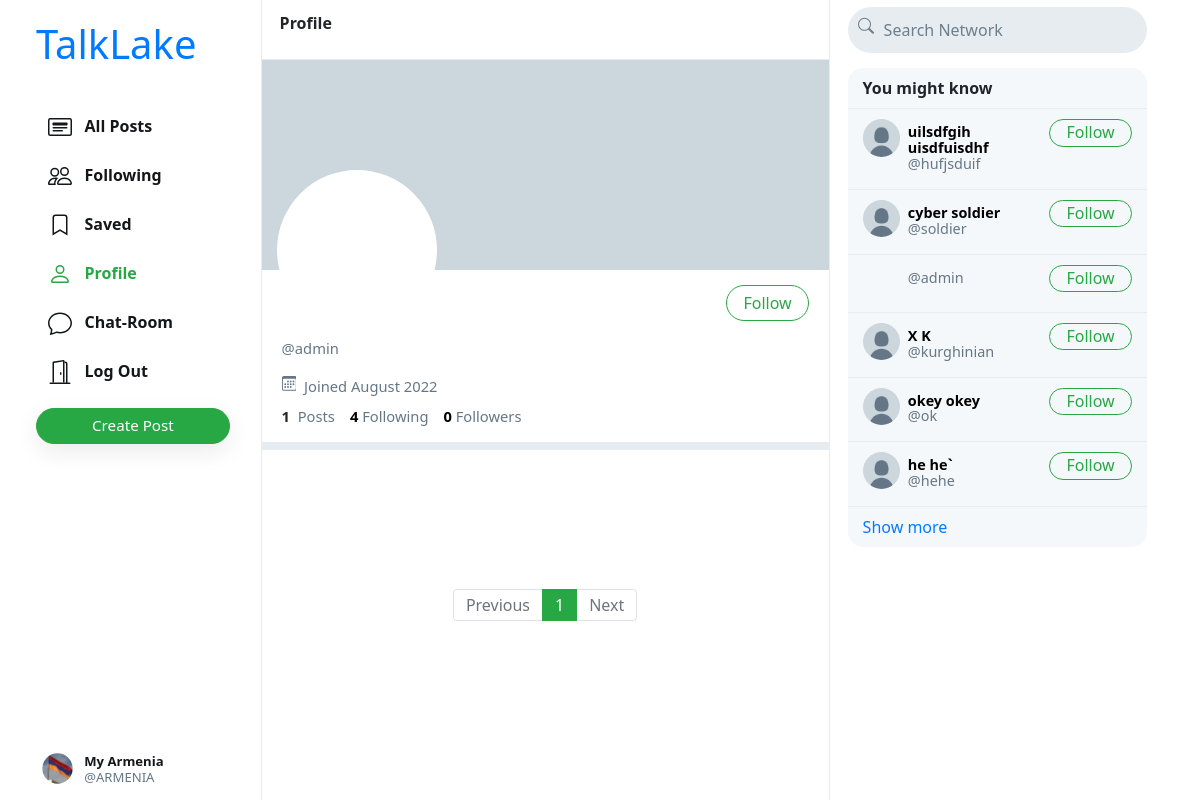
/admin (signed in), run on the app's committed database.
### network/models.py (models this page shows, shortened)
class User(AbstractUser):
    profile_pic = models.ImageField(upload_to='profile_pic/')
    bio = models.TextField(max_length=160, blank=True, null=True)
    cover = models.ImageField(upload_to='covers/', blank=True)

### network/views.py (the view)
# urls.py: path("<str:username>", views.profile, name='profile'),
def profile(request, username):
    user = User.objects.get(username=username)
    all_posts = Post.objects.filter(creater=user).order_by('-date_created')
    paginator = Paginator(all_posts, 10)
    page_number = request.GET.get('page')
    if page_number == None:
        page_number = 1
    posts = paginator.get_page(page_number)
    followings = []
    suggestions = []
    follower = False
    if request.user.is_authenticated:
        followings = Follower.objects.filter(followers=request.user).values_list('user', flat=True)
        suggestions = User.objects.exclude(pk__in=followings).exclude(username=request.user.username).order_by("?")[:6]
        if request.user in Follower.objects.get(user=user).followers.all():
            follower = True
    follower_count = Follower.objects.get(user=user).followers.all().count()
    following_count = Follower.objects.filter(followers=user).count()
    return render(request, 'network/profile.html', {
        "username": user,
        "posts": posts,
        "posts_count": all_posts.count(),
        "suggestions": suggestions,
        "page": "profile",
        "is_follower": follower,
        "follower_count": follower_count,
        "following_count": following_count
    })

### network/templates/network/profile.html (shortened to what this page needs)
{% extends 'network/index.html' %}
{% load static %}
{% block profile %}
    <div class="profile-view" data-user="{{username.username}}">
        <div class="cover-image" style="background-image: url(/media/{{username.cover}})"></div>
        <div class="profile-image" style="background-image: url(/media/{{username.profile_pic}})"></div>
        <div class="profile-details">
            <div>
                {% if user.username == username.username %}
                    <button class="btn btn-outline-success float-right" id="edit-profile-btn">Edit Profile</button>
                {% elif is_follower %}
                    <button class="btn btn-success float-right" onclick="unfollow_user(this,'{{username.username}}','edit_page')" id="following-btn">Following</button>
                {% else %}
                    <button class="btn btn-outline-success float-right" onclick="follow_user(this,'{{username.username}}','edit_page')" id="follow-btn">Follow</button>
                {% endif %}
            </div>
            <div class="details-data">
                <div class="grey">@{{username.username}}</div>
                <div class="grey" style="padding: 8px 0px;">
                    &nbsp;Joined {{username.date_joined | date:"F Y"}}
                </div>
                <div>
                    <strong>
                        {{posts_count}}
                    </strong>
                    &nbsp;<span class="grey">Posts</span>
                    <a href="#">
                        <strong id="following__count">{{following_count | default:0}}</strong>&nbsp;<span class="grey">Following</span>
                    </a>
                    <a href="#">
                        <strong id="follower__count">{{follower_count | default:0}}</strong>&nbsp;<span class="grey">Followers</span>
                    </a>
                </div>
            </div>
        </div>
    </div>
    <div class="space"></div>
{% endblock %}

### network/templates/network/layout.html (shortened to what this page needs)
{% load static %}
<!DOCTYPE html>
<html lang="en">
    <head>
        <link rel="stylesheet" href="https://stackpath.bootstrapcdn.com/bootstrap/4.4.1/css/bootstrap.min.css">
        <link href="{% static 'network/styles.css' %}" rel="stylesheet">
    </head>
    <body>
        <div class="body" data-page="{{page}}">
            <div class="sidenav">
                <a href="{% url 'index' %}" class="navbar-brand">
                    <h1>TalkLake</h1>
                </a>
                <div style="height: 100%;">
                    <div>
                        <div>
                            <ul>
                                <li class="nav-item" id="all_posts">
                                <a href="{% url 'index' %}" class="nav-link">
                                    <div>
                                        &nbsp;&nbsp;All Posts
                                    </div>
                                </a>
                                </li>
                                {% if user.is_authenticated %}
                                    <li class="nav-item" id="following">
                                        <a href="{% url 'following' %}" class="nav-link">
                                            <div>
                                                &nbsp;&nbsp;Following
                                            </div>
                                        </a>
                                    </li>
                                    <li class="nav-item" id="saved">
                                        <a href="{% url 'saved' %}" class="nav-link">
                                            <div>
                                                <svg width="1.5em" height="1.5em" viewBox="0 0 16 16" class="bi bi-bookmark" fill="currentColor" xmlns="http://www.w3.org/2000/svg">
                                                    <path fill-rule="evenodd" d="M8 12l5 3V3a2 2 0 0 0-2-2H5a2 2 0 0 0-2 2v12l5-3zm-4 1.234l4-2.4 4 2.4V3a1 1 0 0 0-1-1H5a1 1 0 0 0-1 1v10.234z"/>
                                                  </svg>
                                                &nbsp;&nbsp;Saved
                                            </div>
                                        </a>
                                    </li>
                                    <li class="nav-item" id="profile">
                                        <a href="{% url 'profile' user.username %}" class="nav-link">
                                            <div>
                                                &nbsp;&nbsp;Profile
                                            </div>
                                        </a>
                                    </li>
                                    <li class="nav-item" id="following">
                                        <a href="/n/chatroom" class="nav-link">
                                            <div>
                                                &nbsp;&nbsp;Chat-Room
                                            </div>
                                        </a>
                                    </li>
                                    <li class="nav-item" id="logout">
                                        <a href="{% url 'logout' %}" class="nav-link">
                                            <div>
                                                &nbsp;&nbsp;Log Out
                                            </div>
                                        </a>
                                    </li>
                                {% endif %}
                            </ul>
                        </div>
                        {% if user.is_authenticated %}
                            <button id="popup-btn" class="btn btn-success new-post-btn" onclick="createpost()">Create Post</button>
                        {% endif %}
                    </div>
                    <div style="position: absolute; bottom: 10px;">
                        {% if user.is_authenticated %}
                            <li class="nav-item sidenav-user">
                                <a href="{% url 'profile' user.username %}" class="nav-link">
                                    <div class="user_account">
                                        <div class="small-profilepic" style="float: left; background-image: url(/media/{{user.profile_pic}})"></div>
                                        <div style="height: 2.7vw; margin: auto;">
                                            <div style="margin-top: 4px;"><strong>{{user.first_name}} {{user.last_name}}</strong></div>
                                            <div class="grey" style="margin-top: 4px;">@{{ user.username }}</div>
                                        </div>
                                    </div>
                                </a>
                            </li>
                        {% endif %}
                    </div>
                </div>
            </div>
            {% block body %}
            {% endblock %}
            <div class="right-div">
                <nav class="head">
                    <form action="#">
                        <div class="search-div">
                            <div>
                            </div>
                            <input type="text" name="query" id="search-box" placeholder="Search Network">
                        </div>
                    </form>
                </nav>
                <div class='right-div-content'>
                    <div class="space" style="background-color: white;"></div>
                    {% if user.is_authenticated %}
                        <div class="suggestion-box">
                            <div class="suggestion-header">
                                You might know
                            </div>
                            {% for suggestion in suggestions %}
                                <div class="suggestion-user">
                                    <div>
                                        <a href="{% url 'profile' suggestion.username %}">
                                            <div class="small-profilepic" style="background-image: url(/media/{{suggestion.profile_pic}})"></div>
                                        </a>
                                    </div>
                                    <div class="user-details">
                                        <a href="{% url 'profile' suggestion.username %}">
                                            <div id="user-name">
                                                <strong>
                                                    {{suggestion.first_name}} {{suggestion.last_name}}
                                                </strong>
                                            </div>
                                            <div class="grey">@{{suggestion.username}}</div>
                                        </a>
                                    </div>
                                    <div>
                                        <button class="btn btn-outline-success" type="button" onclick="follow_user(this,'{{suggestion.username}}','suggestion')">Follow</button>
                                    </div>
                                </div>
                            {% empty %}
                                    <div style="text-align: center; border-bottom: .5px solid #e6ecf0; padding: 10px 15px;">
                                        <span class="grey" style="font-size: .9em;">No suggestions available.</span>
                                    </div>
                            {% endfor %}
                            <div class="suggestion-footer">
                                <a href="#">Show more</a>
                            </div>
                        </div>
                    {% endif %}
                </div>
            </div>
        </div>
    </body>
</html>

### network/static/network/styles.css (style rules this page uses)
.body { display: flex; min-height: 100%; font-family: system-ui, sans-serif; }
.btn { border-radius: 20px; padding: 0.32rem 1rem 0.375rem 1rem; }
.btn, .btn:focus, .btn:active { box-shadow: none !important; -webkit-box-shadow: none !important; }
.grey { color: #657786; }
svg { vertical-align: text-top; }
.sidenav { height: 100%; width: 21.8%; position: fixed; top: 0; left: 0; padding: 15px; list-style: none; border-right: .5px solid #e6ecf0; z-index: 100; padding-left: 3%; background-color: white; }
.sidenav ul { list-style: none; padding-left: 0px; margin-top: 3vh; }
.sidenav li { margin-top: 7px; }
.sidenav .nav-link { color: #14171a; line-height: .7em; font-weight: 700; padding: 0px; }
.sidenav .nav-link > div { padding: 10px 20px 8px 12px; border-radius: 25px; line-height: 0.9em; width: max-content; }
.new-post-btn { padding-left: 55px !important; padding-right: 55px !important; font-size: .95em; font-weight: 530; box-shadow: rgba(0, 0, 0, 0.08) 0px 8px 24px !important; }
.user_account { display: flex; font-size: .82rem; font-weight: normal; padding-top: 3px !important; padding-bottom: 3px !important; padding-left: 3px !important; }
.user_account .small-profilepic { transform: scale(.82); margin-left: auto; margin-top: auto; }
.active a { color: #28a745 !important; }
.head { height: 7.5vh; }
.small-profilepic { width: 3.1vw; height: 3.1vw; border-radius: 9999px; overflow: hidden; margin-right: 8px; background-size: cover; background-repeat: no-repeat; background-position: center; box-sizing: content-box; }
.space { height: 8px; background-color: #e6ecf0; }
.cover-image { height: 210px; background-size: cover; background-position: center; background-repeat: no-repeat; background-color: #ccd6dd; }
.profile-image { width: 160px; height: 160px; position: absolute; left: 15px; top: 110px; border-radius: 99999px; border: 4px solid white; background-size: cover; background-repeat: no-repeat; background-position: center; background-color: white; }
.profile-details { padding: 15px 20px; }
.profile-details button { padding-bottom: 0.3rem; }
.profile-details > .details-data { margin-top: 52px; font-size: .92em; }
.profile-details a { color: black; text-decoration: none; }
.right-div { width: 28%; height: 100vh; position: fixed; right: 2.95%; border-left: .5px solid #e6ecf0; background-color: white; }
.right-div .head { padding: .9vh 1.5vw; }
.right-div .search-div { margin-left: auto; margin-right: auto; display: flex; border-radius: 25px; background-color: #e6ecf0; padding-left: 10px; padding-right: 10px; vertical-align: middle; }
#search-box { height: 5.7vh; border: none; background: none; outline: none; width: 100%; margin-left: 8px; }
#search-box::placeholder { color: #6d7e8c; }
.right-div-content { height: 92.5vh; overflow: auto; padding-left: 1.5vw; padding-right: 1.5vw; }
.suggestion-box, .guest-box { border-radius: 15px; overflow: hidden; background-color: #f5f8fa; }
.suggestion-header { padding: 13px 15px; line-height: .9em; font-weight: 800; border-bottom: .5px solid #e6ecf0; }
.suggestion-user { display: flex; padding: 10px 15px; font-size: .9em; border-bottom: .5px solid #e6ecf0; }
.suggestion-user a { color: black; text-decoration: none; }
.user-details { flex: 1; line-height: 1.1em; padding: 5px 0px 7px 0px; }
.suggestion-user .btn { padding: 0em 1em .09em 1em; }
.suggestion-footer { padding: 13px 15px; line-height: .9em; }
.suggestion-footer a { text-decoration: none; }

### data on the page
User: profile_pic (picture), first_name "My", last_name "Armenia", username "ARMENIA"
User: username "admin", date_joined "August 2022"
User: profile_pic (placeholder picture), first_name "uilsdfgih", last_name "uisdfuisdhf", username "hufjsduif"
User: profile_pic (placeholder picture), first_name "cyber", last_name "soldier", username "soldier"
User: profile_pic (placeholder picture), first_name "X", last_name "K", username "kurghinian"
User: profile_pic (placeholder picture), first_name "okey", last_name "okey", username "ok"
User: profile_pic (placeholder picture), first_name "he", last_name "he`", username "hehe"

### other printed values
{{ posts_count }} "1"
{{ following_count | default:0 }} "4"
{{ follower_count | default:0 }} "0"
{{ each }} "1"
